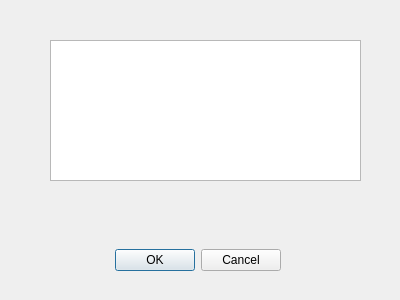
<?xml version="1.0" encoding="UTF-8"?>
<ui version="4.0">
 <class>caccount</class>
 <widget class="QDialog" name="caccount">
  <property name="geometry">
   <rect>
    <x>0</x>
    <y>0</y>
    <width>400</width>
    <height>300</height>
   </rect>
  </property>
  <property name="windowTitle">
   <string>用户账号信息</string>
  </property>
  <widget class="QDialogButtonBox" name="buttonBox">
   <property name="geometry">
    <rect>
     <x>80</x>
     <y>240</y>
     <width>201</width>
     <height>41</height>
    </rect>
   </property>
   <property name="orientation">
    <enum>Qt::Orientation::Horizontal</enum>
   </property>
   <property name="standardButtons">
    <set>QDialogButtonBox::StandardButton::Cancel|QDialogButtonBox::StandardButton::Ok</set>
   </property>
  </widget>
  <widget class="QTextEdit" name="textEdit">
   <property name="geometry">
    <rect>
     <x>50</x>
     <y>40</y>
     <width>311</width>
     <height>141</height>
    </rect>
   </property>
  </widget>
 </widget>
 <resources/>
 <connections>
  <connection>
   <sender>buttonBox</sender>
   <signal>accepted()</signal>
   <receiver>caccount</receiver>
   <slot>accept()</slot>
   <hints>
    <hint type="sourcelabel">
     <x>248</x>
     <y>254</y>
    </hint>
    <hint type="destinationlabel">
     <x>157</x>
     <y>274</y>
    </hint>
   </hints>
  </connection>
  <connection>
   <sender>buttonBox</sender>
   <signal>rejected()</signal>
   <receiver>caccount</receiver>
   <slot>reject()</slot>
   <hints>
    <hint type="sourcelabel">
     <x>316</x>
     <y>260</y>
    </hint>
    <hint type="destinationlabel">
     <x>286</x>
     <y>274</y>
    </hint>
   </hints>
  </connection>
 </connections>
</ui>
